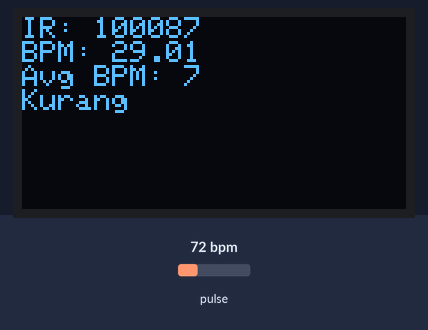
The sketch below on a simulated Arduino Uno, built with avr-gcc and run on an emulated ATmega328P. Parts: 128×64 one-colour display. Inputs (shaded band) come from the test bench; at power-on: pulse 72 bpm. The display library's start-up logo is not drawn; what the sketch prints to the serial monitor is not drawn.

Above: at 3.2 s.
3.3 s: pulse set to 100 bpm
At 5.2 s:
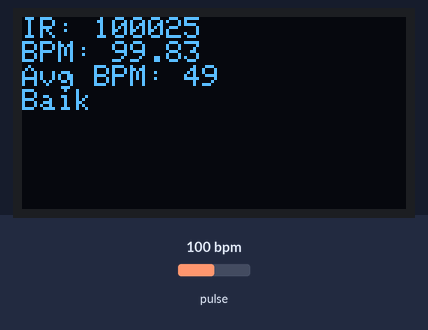
6.3 s: pulse set to 42 bpm
At 8.8 s:
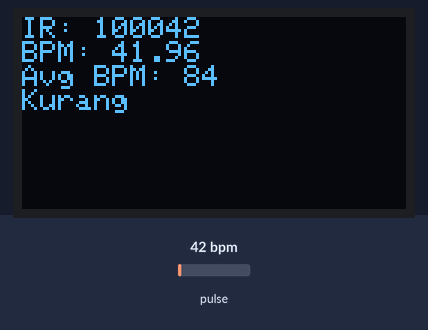
9.3 s: pulse set to 48 bpm
At 10.6 s:
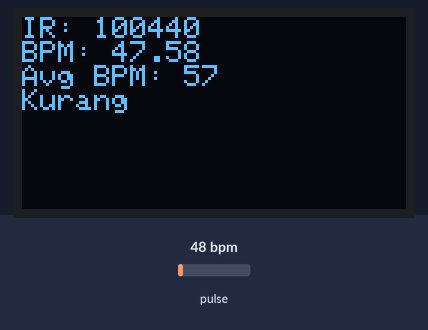
12.3 s: pulse set to 53 bpm
At 15.4 s:
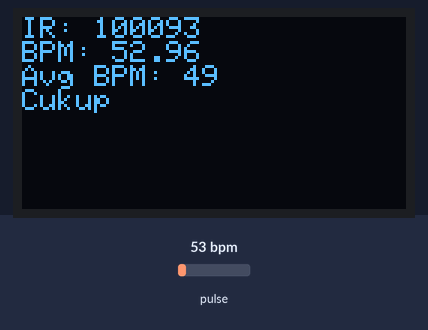
Timing chart, 0 to 16.3 s (numbered marks = the images above; inputs shaded):
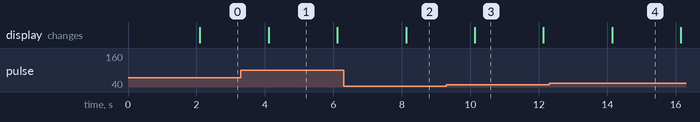

Measured:
- the behaviour switches between 50 and 51 bpm on pulse (found by bisection; images 3 and 4)
- after the input at 3.3 s, the display: changes after 0.81 s (image 1)
- after the input at 6.3 s, the display: changes after 1.8 s (image 2)
- after the input at 12.3 s, the display: changes after 1.8 s (image 4)
- what the display in image 1 shows lasts 2.0 s, from 4.1 s to 6.1 s

The sketch:

MAX_OLED_JALAN1.ino
```cpp
#include <Wire.h>
#include "MAX30105.h"
#include "heartRate.h"
#include <Adafruit_GFX.h>
#include <Adafruit_SH110X.h>

#define SCREEN_WIDTH 128
#define SCREEN_HEIGHT 64
#define OLED_RESET    -1  // Reset pin # (or -1 if sharing Arduino reset pin)
#define I2C_ADDRESS   0x3C // Alamat I2C untuk OLED, sesuaikan jika perlu

MAX30105 particleSensor;
Adafruit_SH1106G display = Adafruit_SH1106G(128, 64, &Wire, OLED_RESET);

const byte RATE_SIZE = 4; //Increase this for more averaging. 4 is good.
byte rates[RATE_SIZE]; //Array of heart rates
byte rateSpot = 0;
long lastBeat = 0; //Time at which the last beat occurred

float beatsPerMinute;
int beatAvg;
unsigned long lastUpdate = 0; // Time of last display update
const unsigned long UPDATE_INTERVAL = 2000; // Interval for display update in milliseconds

void setup()
{
  Serial.begin(115200);
  Serial.println("Initializing...");

  // Initialize OLED display
  if (!display.begin(I2C_ADDRESS, OLED_RESET)) {
    Serial.println(F("OLED allocation failed"));
    for (;;);
  }
  display.display();
  delay(2000); // Pause for 2 seconds
  display.clearDisplay();

  // Initialize sensor
  if (!particleSensor.begin(Wire, I2C_SPEED_FAST)) //Use default I2C port, 400kHz speed
  {
    Serial.println("MAX30105 was not found. Please check wiring/power. ");
    while (1);
  }
  Serial.println("Place your index finger on the sensor with steady pressure.");

  particleSensor.setup(); //Configure sensor with default settings
  particleSensor.setPulseAmplitudeRed(0x0A); //Turn Red LED to low to indicate sensor is running
  particleSensor.setPulseAmplitudeGreen(0); //Turn off Green LED
}

void loop()
{
  long irValue = particleSensor.getIR();

  if (checkForBeat(irValue) == true)
  {
    // We sensed a beat!
    long delta = millis() - lastBeat;
    lastBeat = millis();

    beatsPerMinute = 60 / (delta / 1000.0);

    if (beatsPerMinute < 255 && beatsPerMinute > 20)
    {
      rates[rateSpot++] = (byte)beatsPerMinute; // Store this reading in the array
      rateSpot %= RATE_SIZE; // Wrap variable

      // Take average of readings
      beatAvg = 0;
      for (byte x = 0 ; x < RATE_SIZE ; x++)
        beatAvg += rates[x];
      beatAvg /= RATE_SIZE;
    }
  }

  // Print to Serial
  Serial.print("IR=");
  Serial.print(irValue);
  Serial.print(", BPM=");
  Serial.print(beatsPerMinute);
  Serial.print(", Avg BPM=");
  Serial.print(beatAvg);

  if (irValue < 50000)
    Serial.print(" No finger?");

  Serial.println();

  // Display on OLED every 2 seconds
  if (millis() - lastUpdate >= UPDATE_INTERVAL) {
    lastUpdate = millis();

    display.clearDisplay();
    display.setTextSize(1);
    display.setTextColor(SH110X_WHITE);
    display.setCursor(0, 0);
    display.print("IR: ");
    display.println(irValue);
    display.print("BPM: ");
    display.println(beatsPerMinute);
    display.print("Avg BPM: ");
    display.println(beatAvg);

    if (beatsPerMinute < 50) {
      display.println("Kurang");
    } else if (beatsPerMinute >= 50 && beatsPerMinute <= 80) {
      display.println("Cukup");
    } else {
      display.println("Baik");
    }


    if (irValue < 50000)
      display.println("No finger?");

    display.display();
  }
}
```
